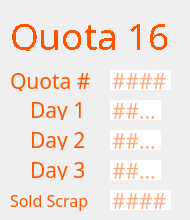
     <widget class="QWidget" name="page_16">
      <widget class="QLabel" name="label_97">
       <property name="geometry">
        <rect>
         <x>30</x>
         <y>100</y>
         <width>61</width>
         <height>20</height>
        </rect>
       </property>
       <property name="font">
        <font>
         <family>IBM 3270</family>
         <pointsize>16</pointsize>
        </font>
       </property>
       <property name="styleSheet">
        <string notr="true">color: rgb(253, 85, 0);
border: none;</string>
       </property>
       <property name="text">
        <string>Day 1</string>
       </property>
      </widget>
      <widget class="QLabel" name="label_98">
       <property name="geometry">
        <rect>
         <x>30</x>
         <y>130</y>
         <width>61</width>
         <height>20</height>
        </rect>
       </property>
       <property name="font">
        <font>
         <family>IBM 3270</family>
         <pointsize>16</pointsize>
        </font>
       </property>
       <property name="styleSheet">
        <string notr="true">color: rgb(253, 85, 0);
border: none;</string>
       </property>
       <property name="text">
        <string>Day 2</string>
       </property>
      </widget>
      <widget class="QLabel" name="label_99">
       <property name="geometry">
        <rect>
         <x>30</x>
         <y>160</y>
         <width>61</width>
         <height>20</height>
        </rect>
       </property>
       <property name="font">
        <font>
         <family>IBM 3270</family>
         <pointsize>16</pointsize>
        </font>
       </property>
       <property name="styleSheet">
        <string notr="true">color: rgb(253, 85, 0);
border: none;</string>
       </property>
       <property name="text">
        <string>Day 3</string>
       </property>
      </widget>
      <widget class="QLineEdit" name="q16d2">
       <property name="geometry">
        <rect>
         <x>110</x>
         <y>130</y>
         <width>51</width>
         <height>20</height>
        </rect>
       </property>
       <property name="font">
        <font>
         <family>IBM 3270</family>
         <pointsize>16</pointsize>
        </font>
       </property>
       <property name="styleSheet">
        <string notr="true">color: rgb(253, 85, 0);
border: none;</string>
       </property>
       <property name="maxLength">
        <number>4</number>
       </property>
       <property name="placeholderText">
        <string>####</string>
       </property>
      </widget>
      <widget class="QLineEdit" name="q16d3">
       <property name="geometry">
        <rect>
         <x>110</x>
         <y>160</y>
         <width>51</width>
         <height>20</height>
        </rect>
       </property>
       <property name="font">
        <font>
         <family>IBM 3270</family>
         <pointsize>16</pointsize>
        </font>
       </property>
       <property name="styleSheet">
        <string notr="true">color: rgb(253, 85, 0);
border: none;</string>
       </property>
       <property name="maxLength">
        <number>4</number>
       </property>
       <property name="placeholderText">
        <string>####</string>
       </property>
      </widget>
      <widget class="QLineEdit" name="q16d1">
       <property name="geometry">
        <rect>
         <x>110</x>
         <y>100</y>
         <width>51</width>
         <height>20</height>
        </rect>
       </property>
       <property name="font">
        <font>
         <family>IBM 3270</family>
         <pointsize>16</pointsize>
         <weight>50</weight>
         <bold>false</bold>
        </font>
       </property>
       <property name="styleSheet">
        <string notr="true">color: rgb(253, 85, 0);
border: none;</string>
       </property>
       <property name="inputMethodHints">
        <set>Qt::ImhNone</set>
       </property>
       <property name="text">
        <string/>
       </property>
       <property name="maxLength">
        <number>4</number>
       </property>
       <property name="readOnly">
        <bool>false</bool>
       </property>
       <property name="placeholderText">
        <string>####</string>
       </property>
      </widget>
      <widget class="QLabel" name="label_100">
       <property name="geometry">
        <rect>
         <x>10</x>
         <y>70</y>
         <width>81</width>
         <height>21</height>
        </rect>
       </property>
       <property name="font">
        <font>
         <family>IBM 3270</family>
         <pointsize>16</pointsize>
        </font>
       </property>
       <property name="styleSheet">
        <string notr="true">color: rgb(253, 85, 0);</string>
       </property>
       <property name="text">
        <string>Quota #</string>
       </property>
      </widget>
      <widget class="QLabel" name="label_101">
       <property name="geometry">
        <rect>
         <x>10</x>
         <y>10</y>
         <width>171</width>
         <height>41</height>
        </rect>
       </property>
       <property name="sizePolicy">
        <sizepolicy hsizetype="Fixed" vsizetype="Fixed">
         <horstretch>0</horstretch>
         <verstretch>0</verstretch>
        </sizepolicy>
       </property>
       <property name="font">
        <font>
         <family>IBM 3270</family>
         <pointsize>24</pointsize>
         <weight>50</weight>
         <italic>false</italic>
         <bold>false</bold>
         <stylestrategy>NoAntialias</stylestrategy>
        </font>
       </property>
       <property name="styleSheet">
        <string notr="true">font: 24pt &quot;IBM 3270&quot;;
color: rgb(253, 85, 0);</string>
       </property>
       <property name="text">
        <string>&lt;html&gt;&lt;head/&gt;&lt;body&gt;&lt;p&gt;&lt;span style=&quot; font-size:28pt;&quot;&gt;Quota 16&lt;/span&gt;&lt;/p&gt;&lt;/body&gt;&lt;/html&gt;</string>
       </property>
      </widget>
      <widget class="QLineEdit" name="q16">
       <property name="geometry">
        <rect>
         <x>110</x>
         <y>70</y>
         <width>61</width>
         <height>20</height>
        </rect>
       </property>
       <property name="font">
        <font>
         <family>IBM 3270</family>
         <pointsize>16</pointsize>
        </font>
       </property>
       <property name="styleSheet">
        <string notr="true">color: rgb(253, 85, 0);
border: none;</string>
       </property>
       <property name="text">
        <string/>
       </property>
       <property name="maxLength">
        <number>5</number>
       </property>
       <property name="readOnly">
        <bool>false</bool>
       </property>
       <property name="placeholderText">
        <string>####</string>
       </property>
      </widget>
      <widget class="QLabel" name="label_102">
       <property name="geometry">
        <rect>
         <x>10</x>
         <y>190</y>
         <width>91</width>
         <height>21</height>
        </rect>
       </property>
       <property name="font">
        <font>
         <family>IBM 3270</family>
         <pointsize>12</pointsize>
        </font>
       </property>
       <property name="styleSheet">
        <string notr="true">color: rgb(253, 85, 0);
border: none;</string>
       </property>
       <property name="text">
        <string>Sold Scrap</string>
       </property>
      </widget>
      <widget class="QLineEdit" name="q16sold">
       <property name="geometry">
        <rect>
         <x>110</x>
         <y>190</y>
         <width>61</width>
         <height>20</height>
        </rect>
       </property>
       <property name="font">
        <font>
         <family>IBM 3270</family>
         <pointsize>16</pointsize>
        </font>
       </property>
       <property name="styleSheet">
        <string notr="true">color: rgb(253, 85, 0);
border: none;</string>
       </property>
       <property name="maxLength">
        <number>5</number>
       </property>
       <property name="placeholderText">
        <string>####</string>
       </property>
      </widget>
     </widget>
